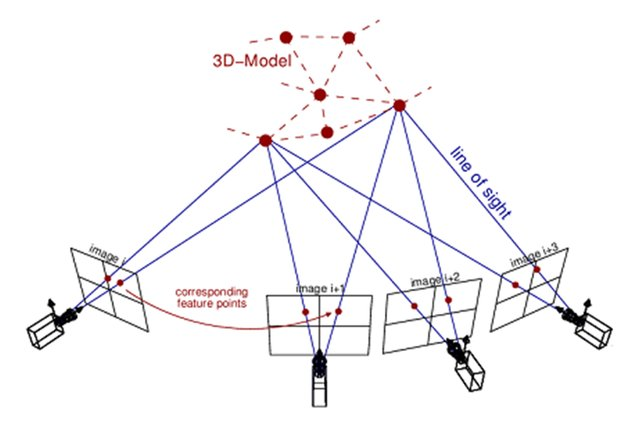
#> input picture presentation/Typical-camera-configuration-of-bundle-adjustment-in-close-range-photogrammetry_W640.jpg, 640 x 421 px
$ python hough_lines.py ../../../presentation/Typical-camera-configuration-of-bundle-adjustment-in-close-range-photogrammetry_W640.jpg
#> lines starting #> are read from the running program, lines starting #| are printed output that depends on the picture; after the words box and inside, x2 and y2 are one past the last pixel; in counts of white or black regions, pixels touching at a corner belong together
"""
@file hough_lines.py
@brief This program demonstrates line finding with the Hough transform
"""
import sys
import math
import cv2 as cv
import numpy as np


def main(argv):
    ## [load]
    default_file = '/mnt/local_data/providentia/test_recordings/images/s40_n_cam_far/stamp/1598434182.074549135.png'
    filename = argv[0] if len(argv) > 0 else default_file

    # Loads an image
    src = cv.imread(cv.samples.findFile(filename), cv.IMREAD_GRAYSCALE)
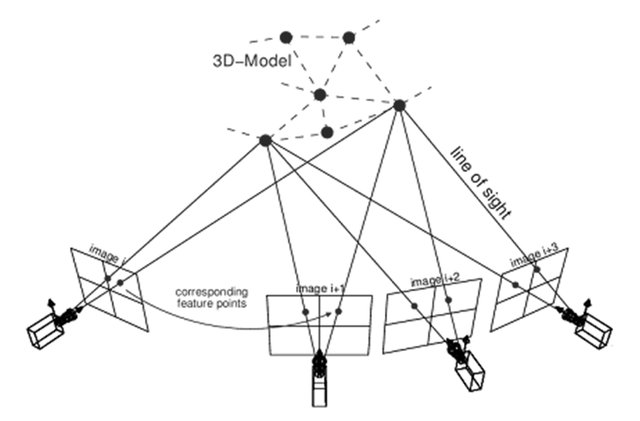
#> src: shape (421, 640); min 0, max 255, mean 245.3

    # Check if image is loaded fine
    if src is None:
        print ('Error opening image!')
        print ('Usage: hough_lines.py [image_name -- default ' + default_file + '] \n')
        return -1
    ## [load]

    ## [edge_detection]
    # Edge detection
    dst = cv.Canny(src, 50, 200, None, 3)
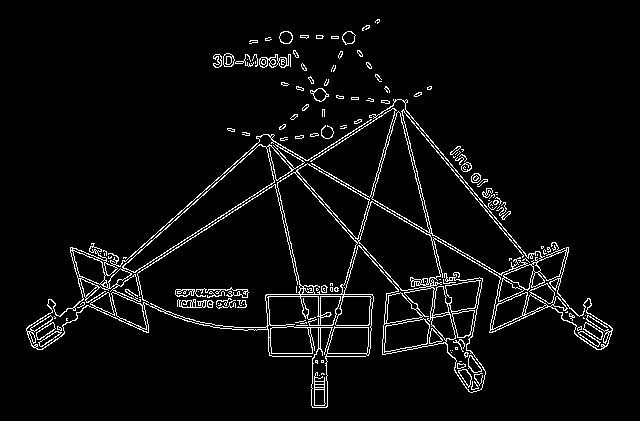
#> dst: shape (421, 640); 4.6% white in thin lines or dots, all inside (x1, y1, x2, y2) = (26, 19, 613, 408)
    ## [edge_detection]

    # Copy edges to the images that will display the results in BGR
    cdst = cv.cvtColor(dst, cv.COLOR_GRAY2BGR)
    cdstP = np.copy(cdst)

    ## [hough_lines]
    #  Standard Hough Line Transform
    lines = cv.HoughLines(dst, 1, np.pi / 180, 550, None, 0, 0)
#> lines = None
    ## [hough_lines]
    ## [draw_lines]
    # Draw the lines
    if lines is not None:
        for i in range(0, len(lines)):
            rho = lines[i][0][0]
            theta = lines[i][0][1]
            a = math.cos(theta)
            b = math.sin(theta)
            x0 = a * rho
            y0 = b * rho
            pt1 = (int(x0 + 1000*(-b)), int(y0 + 1000*(a)))
            pt2 = (int(x0 - 1000*(-b)), int(y0 - 1000*(a)))

            cv.line(cdst, pt1, pt2, (0,0,255), 3, cv.LINE_AA)
    ## [draw_lines]

    ## [hough_lines_p]
    # Probabilistic Line Transform
    linesP = cv.HoughLinesP(dst, 1, np.pi / 180, 50, None, 50, 10)
#> linesP = 81 rows, first 6: [66, 319, 406, 99], [88, 302, 401, 99], [74, 307, 266, 134], [384, 88, 521, 252], [384, 208, 562, 315], [273, 169, 317, 363]
    ## [hough_lines_p]
    ## [draw_lines_p]
    # Draw the lines
    if linesP is not None:
        for i in range(0, len(linesP)):
            l = linesP[i][0]
            cv.line(cdstP, (l[0], l[1]), (l[2], l[3]), (0,0,255), 3, cv.LINE_AA)
#> this loop made 81 passes
#> l on passes 1 to 12: [66, 319, 406, 99], [88, 302, 401, 99], [74, 307, 266, 134], [384, 88, 521, 252], [384, 208, 562, 315], [273, 169, 317, 363], [406, 111, 577, 315], [265, 146, 326, 407], [261, 135, 455, 247], [322, 362, 397, 99], [33, 347, 269, 135], [399, 112, 457, 347]
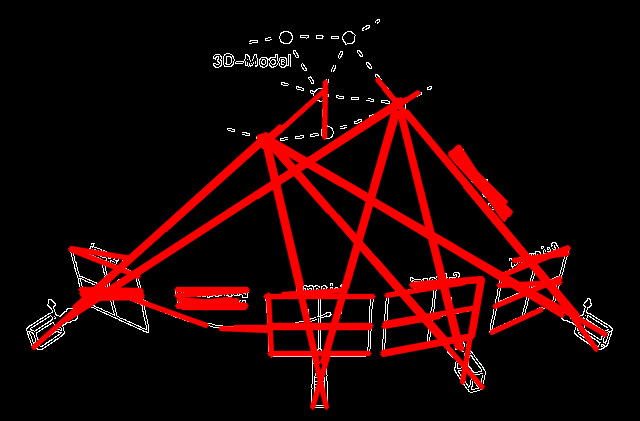
#> cdstP: shape (421, 640, 3); mean B, G, R 3.4, 3.4, 32.6
    ## [draw_lines_p]
    ## [imshow]
    # Show results
    while True:
        cv.imshow("Source", src)
        cv.imshow("Detected Lines (in red) - Standard Hough Line Transform", cdst)
        cv.imshow("Detected Lines (in red) - Probabilistic Line Transform", cdstP)
    ## [imshow]
    ## [exit]
    # Wait and Exit
        cv.waitKey()
    return 0
    ## [exit]

if __name__ == "__main__":
    main(sys.argv[1:])

$ run again, on presentation/mobiltum_event_photo.jpg
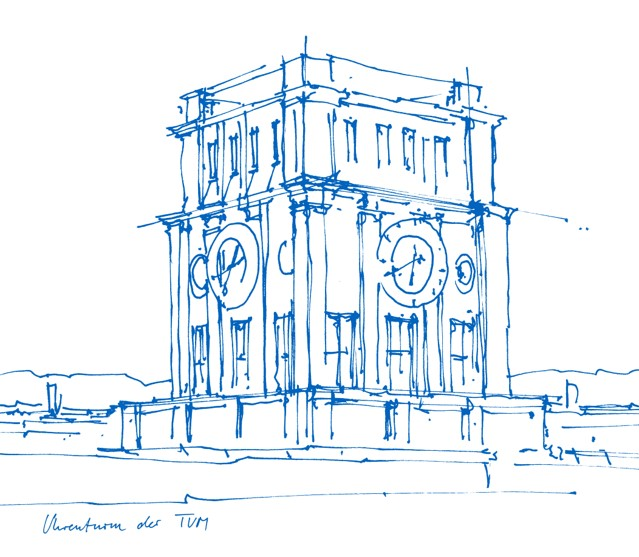
#> input picture presentation/mobiltum_event_photo.jpg, 639 x 557 px
#> in main, `dst = cv.Canny(src, 50, 200, None, 3)`:
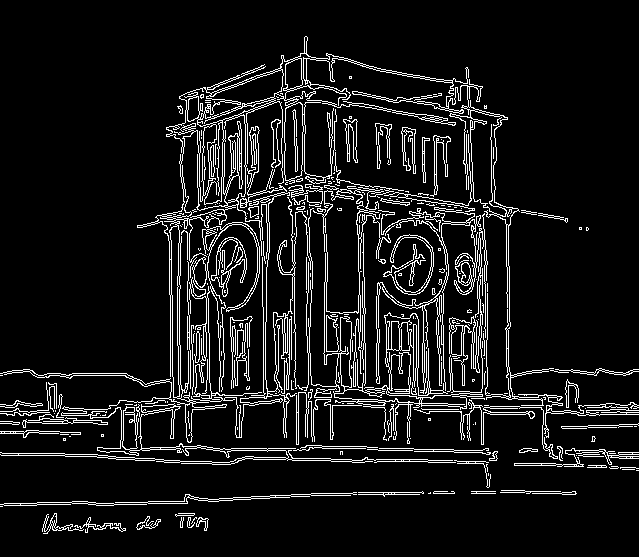
#> dst: shape (557, 639); 8.9% white in thin lines or dots, all inside (x1, y1, x2, y2) = (0, 36, 639, 534)
#> lines = None
#> linesP = 237 rows, first 6: [374, 460, 488, 462], [526, 411, 586, 411], [521, 405, 638, 405], [39, 416, 101, 411], [171, 407, 225, 407], [308, 384, 430, 391]
#> the loop in main, `for i in range(0, len(linesP)):` made 237 passes
#> after the loop in main, `for i in range(0, len(linesP)):`:
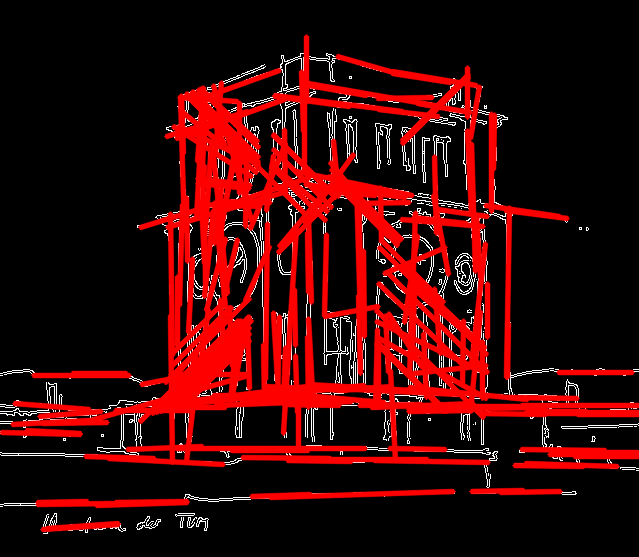
#> cdstP: shape (557, 639, 3); mean B, G, R 6.8, 6.8, 58.3
